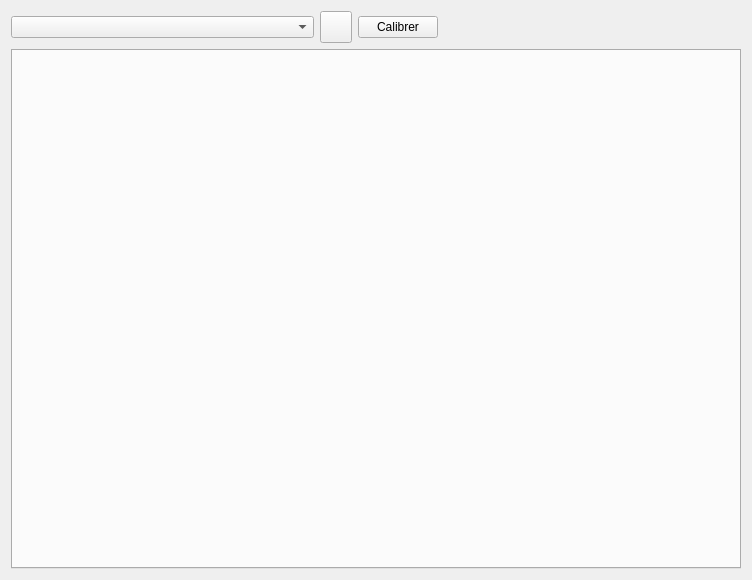
<?xml version="1.0" encoding="UTF-8"?>
<ui version="4.0">
 <class>CalibMainWidget</class>
 <widget class="QWidget" name="CalibMainWidget">
  <property name="geometry">
   <rect>
    <x>0</x>
    <y>0</y>
    <width>752</width>
    <height>580</height>
   </rect>
  </property>
  <property name="windowTitle">
   <string>Calibration à distance</string>
  </property>
  <layout class="QVBoxLayout" name="verticalLayout">
   <item>
    <layout class="QHBoxLayout" name="horizontalLayout">
     <item>
      <widget class="QComboBox" name="cmbTargetSelection">
       <property name="sizePolicy">
        <sizepolicy hsizetype="Expanding" vsizetype="Fixed">
         <horstretch>0</horstretch>
         <verstretch>0</verstretch>
        </sizepolicy>
       </property>
       <property name="sizeAdjustPolicy">
        <enum>QComboBox::AdjustToContents</enum>
       </property>
      </widget>
     </item>
     <item>
      <widget class="QPushButton" name="btnRefresh">
       <property name="minimumSize">
        <size>
         <width>32</width>
         <height>32</height>
        </size>
       </property>
       <property name="maximumSize">
        <size>
         <width>32</width>
         <height>32</height>
        </size>
       </property>
       <property name="text">
        <string/>
       </property>
       <property name="icon">
        <iconset theme="view-refresh">
         <normaloff>../../../../../.designer/backup</normaloff>../../../../../.designer/backup</iconset>
       </property>
      </widget>
     </item>
     <item>
      <widget class="QPushButton" name="btnCalibrate">
       <property name="text">
        <string>Calibrer</string>
       </property>
       <property name="autoDefault">
        <bool>false</bool>
       </property>
       <property name="default">
        <bool>false</bool>
       </property>
       <property name="flat">
        <bool>false</bool>
       </property>
      </widget>
     </item>
     <item>
      <spacer name="horizontalSpacer">
       <property name="orientation">
        <enum>Qt::Horizontal</enum>
       </property>
       <property name="sizeType">
        <enum>QSizePolicy::MinimumExpanding</enum>
       </property>
       <property name="sizeHint" stdset="0">
        <size>
         <width>40</width>
         <height>20</height>
        </size>
       </property>
      </spacer>
     </item>
    </layout>
   </item>
   <item>
    <widget class="QTabWidget" name="tabMainCalib">
     <property name="tabsClosable">
      <bool>true</bool>
     </property>
    </widget>
   </item>
  </layout>
 </widget>
 <resources/>
 <connections/>
</ui>
